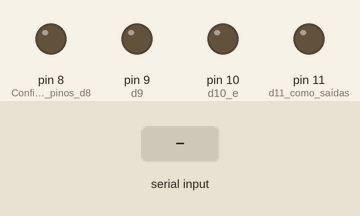
Recording of a sketch running on a simulated Arduino Uno, built with avr-gcc and run on an emulated ATmega328P. Parts: output pins drawn as LEDs (lit = HIGH). The test bench sets the inputs (shaded band).

Above: at 1.2 s.
1.3 s: "90,45\n" received over Serial
At 1.46 s:
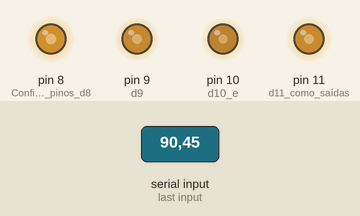
4.3 s: "30,150\n" received over Serial
7.3 s: "5\n" received over Serial
8.9 s: "30,150\n" received over Serial
At 12.6 s:
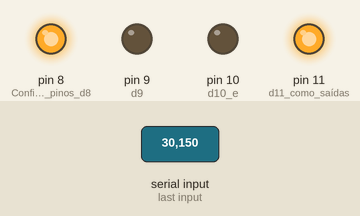
Timing chart, 0 to 12.9 s (numbered marks = the images above; inputs shaded):
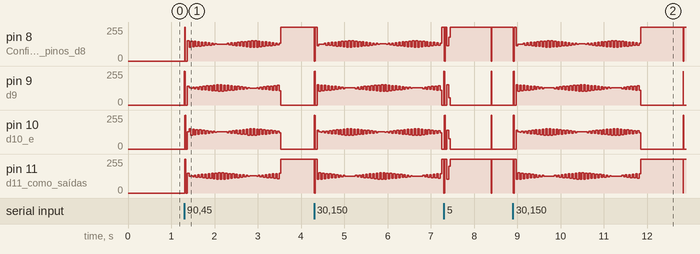

The sketch:

stepmotor.ino.ino
```cpp
void clockwise(void);
void anticlockwise(void);

void setup()
{
  Serial.begin(9600);
  pinMode(8, OUTPUT); // Configura os pinos d8,
  pinMode(9, OUTPUT); // d9,
  pinMode(10, OUTPUT);// d10 e
  pinMode(11, OUTPUT);// d11 como saídas
}

void loop()
{
  int i = 0;
  while (Serial.available() > 0)   //verifica a porta serial
  {
    int wls = Serial.parseInt();   //recebe um valor via serial em nm
    for(i = 0; i <= wls; i = i + 1)
    {
      clockwise();
    }
   }
}

void clockwise()
{
    digitalWrite(8, HIGH);    // Configura o pino 8 como HIGH
    digitalWrite(9, HIGH);    // Configura o pino 9 como LOW
    digitalWrite(10, LOW);    // Configura o pino 10 como HIGH
    digitalWrite(11, LOW);    // Configura o pino 11 como LOW
    delay(4);                   // Espera 4 ms
    digitalWrite(8, LOW);     // Configura o pino 8 como HIGH
    digitalWrite(9, HIGH);    // Configura o pino 9 como LOW
    digitalWrite(10, HIGH);   // Configura o pino 10 como HIGH
    digitalWrite(11, LOW);    // Configura o pino 11 como LOW
    delay(4);                   // Espera 4 ms
    digitalWrite(8, LOW);     // Configura o pino 8 como HIGH
    digitalWrite(9, LOW);     // Configura o pino 9 como LOW
    digitalWrite(10, HIGH);   // Configura o pino 10 como HIGH
    digitalWrite(11, HIGH);   // Configura o pino 11 como LOW
    delay(4);                   // Espera 4 ms
    digitalWrite(8, HIGH);    // Configura o pino 8 como HIGH
    digitalWrite(9, LOW);     // Configura o pino 9 como LOW
    digitalWrite(10, LOW);    // Configura o pino 10 como HIGH
    digitalWrite(11, HIGH);   // Configura o pino 11 como LOW
    delay(4);                   // Espera 4 ms
}

void anticlockwise()
{
    digitalWrite(8, HIGH);  // Configura o pino 8 como HIGH
    digitalWrite(9, LOW);   // Configura o pino 9 como LOW
    digitalWrite(10, LOW);  // Configura o pino 10 como HIGH
    digitalWrite(11, HIGH); // Configura o pino 11 como LOW
    delay(4);               // Espera 4 ms
    digitalWrite(8, LOW);   // Configura o pino 8 como HIGH
    digitalWrite(9, LOW);   // Configura o pino 9 como LOW
    digitalWrite(10, HIGH); // Configura o pino 10 como HIGH
    digitalWrite(11, HIGH); // Configura o pino 11 como LOW
    delay(4);               // Espera 4 ms
    digitalWrite(8, LOW);   // Configura o pino 8 como HIGH
    digitalWrite(9, HIGH);  // Configura o pino 9 como LOW
    digitalWrite(10, HIGH); // Configura o pino 10 como HIGH
    digitalWrite(11, LOW);  // Configura o pino 11 como LOW
    delay(4);               // Espera 4 ms
    digitalWrite(8, HIGH);  // Configura o pino 8 como HIGH
    digitalWrite(9, HIGH);  // Configura o pino 9 como LOW
    digitalWrite(10, LOW);  // Configura o pino 10 como HIGH
    digitalWrite(11, LOW);  // Configura o pino 11 como LOW
    delay(4);               // Espera 4 ms
}
```
